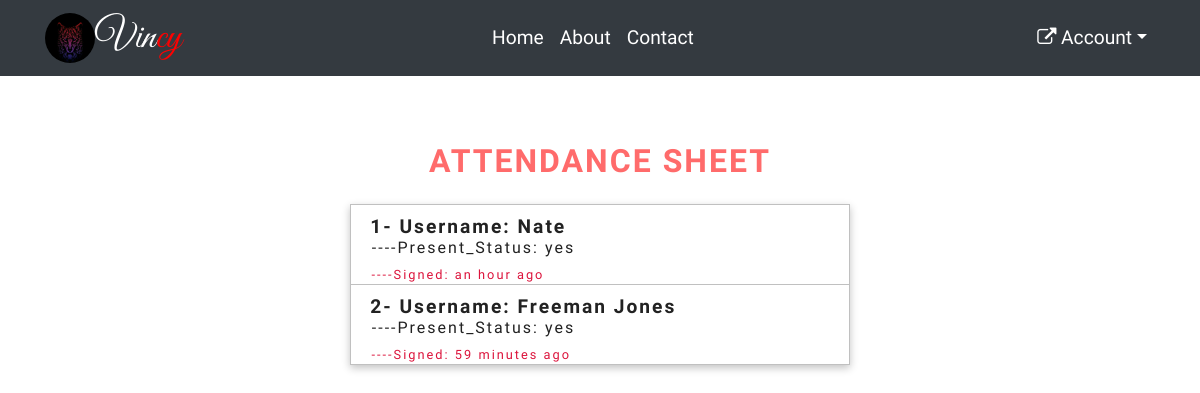
The page /attendance/ on the database its author committed.
### vehicle/models.py (models this page shows, shortened)
class Attendance(models.Model):
    mechanic = models.ForeignKey('Mechanic', on_delete=models.CASCADE, null=True)
    date = models.DateTimeField(default=timezone.now, blank=True)
    status = [
        ('Yes', 'Yes'),
        ('No', 'No'),
    ]
    present_status = models.CharField(max_length=20, choices=status, default='No')
    class Meta:
        verbose_name_plural = "Attendance"

class Mechanic(models.Model):
    username = models.CharField(max_length=100)
    password = models.CharField(max_length=100)
    email = models.EmailField(max_length=200, unique=True)
    image = models.ImageField(upload_to="images/", blank=True, null=True)
    location = models.CharField(max_length=255)
    phone = models.CharField(max_length=100, null=False)
    level = [
        ('Junior', 'Junior'),
        ('Mid-Level', 'Mid-Level'),
        ('Expert', 'Expert')
    ]
    skill = models.CharField(max_length=100, choices=level, null=False)
    salary = models.PositiveIntegerField(null=True)
    hired = models.BooleanField(default=False)
    def __str__(self):
        return self.username
    class Meta:
        verbose_name_plural = "Mechanic"

### vehicle/views.py (the view)
# urls.py: path("attendance/", views.view_attendance, name='attendance'),
def view_attendance(request):
    attendance = Attendance.objects.all()
    context = {
        'attendance': attendance
    }
    return render(request, "admin/attendance.html", context)

### templates/admin/attendance.html
{% extends "others/base1.html" %}
{% load static %}
{% load humanize %}
{% block name %}
<div class="status">
    <h5>Attendance Sheet</h5>
    <div class="status-body">
        {% for instance in attendance %}
        <h1>{{ instance.id }}- Username: {{ instance.mechanic }}</h1>
         <h2>----Present_Status: {{ instance.present_status }}</h2>
        <p>----Signed: {{ instance.date| naturaltime }}</p>
        {% endfor %}
    </div>
</div>
{% endblock%}

### static/css/style.css (style rules this page uses)
body { font-family: "Quicksand", -apple-system, BlinkMacSystemFont, "Segoe UI", Roboto, "Helvetica Neue", Arial, "Noto Sans", sans-serif, "Apple Color Emoji", "Segoe UI Emoji", "Segoe UI Symbol", "Noto Color Emoji"; background-color: #fff; position: relative; }
body:before { content: ""; position: absolute; top: 0; left: 0; right: 0; bottom: 0; background: rgba(0, 0, 0, 0.5); -webkit-transition: .3s all ease; -o-transition: .3s all ease; transition: .3s all ease; opacity: 0; visibility: hidden; z-index: 1; }
p { color: #b3b3b3; font-weight: 300; }
h1, h2, h3, h4, h5, h6, .h1, .h2, .h3, .h4, .h5, .h6 { font-family: "Quicksand", -apple-system, BlinkMacSystemFont, "Segoe UI", Roboto, "Helvetica Neue", Arial, "Noto Sans", sans-serif, "Apple Color Emoji", "Segoe UI Emoji", "Segoe UI Symbol", "Noto Color Emoji"; }

### static/main.css (style rules this page uses)
html, body { overflow-x: hidden; }
@media (min-width: 992px) { p { margin-bottom: 0; } }

### static/style.css (style rules this page uses)
.status { max-width: 500px; width: 90vw; margin: 0 auto; margin-bottom: 10%; }
.status h5 { margin-top: 10%; font-size: 2rem; padding: 0.5em 1em; text-align: center; text-transform: uppercase; font-family: 'Rajdhani', sans-serif; color: rgb(255, 107, 107); font-weight: 600; letter-spacing: 0.125rem; }
.status-body { border-top: 1px solid silver; border-left: 1px solid silver; border-right: 1px solid silver; box-shadow: rgba(0, 0, 0, 0.24) 0px 3px 8px; }
.status-body h1, .person-body h1 { text-align: left; font-size: 1.2rem; padding: 0.5em 1em 0 1em; font-family: 'Rajdhani', sans-serif; color: #222; font-weight: 900; letter-spacing: 0.125rem; margin-bottom: 0; }
.status-body h2, .person-body h2 { text-align: left; font-size: 1rem; padding: 0em 1em 0 1.3em; font-family: 'Rajdhani', sans-serif; color: #222; font-weight: 300; letter-spacing: 0.125rem; }
.status-body p, .person-child p a { text-align: left; font-size: 0.8rem; padding: 0em 1em 0 1.6em; font-family: 'Rajdhani', sans-serif; color: crimson; font-weight: 100; letter-spacing: 0.125rem; border-bottom: 1px solid silver; }

### rows shown on the page
Attendance: id "1", mechanic "Nate", present_status "yes", date "an hour ago"
Attendance: id "2", mechanic "Freeman Jones", present_status "yes", date "59 minutes ago"
